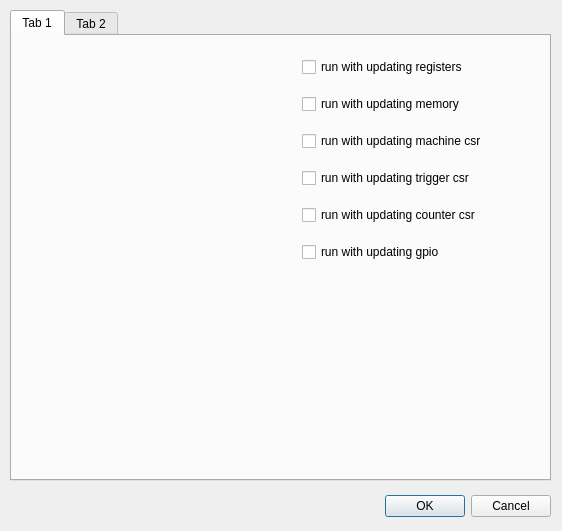
<?xml version="1.0" encoding="UTF-8"?>
<ui version="4.0">
 <class>Setting</class>
 <widget class="QDialog" name="Setting">
  <property name="geometry">
   <rect>
    <x>0</x>
    <y>0</y>
    <width>562</width>
    <height>531</height>
   </rect>
  </property>
  <property name="windowTitle">
   <string>Dialog</string>
  </property>
  <widget class="QDialogButtonBox" name="buttonBox">
   <property name="geometry">
    <rect>
     <x>210</x>
     <y>490</y>
     <width>341</width>
     <height>32</height>
    </rect>
   </property>
   <property name="orientation">
    <enum>Qt::Horizontal</enum>
   </property>
   <property name="standardButtons">
    <set>QDialogButtonBox::Cancel|QDialogButtonBox::Ok</set>
   </property>
  </widget>
  <widget class="QWidget" name="horizontalLayoutWidget">
   <property name="geometry">
    <rect>
     <x>10</x>
     <y>10</y>
     <width>541</width>
     <height>471</height>
    </rect>
   </property>
   <layout class="QHBoxLayout" name="horizontalLayout">
    <property name="sizeConstraint">
     <enum>QLayout::SetMinimumSize</enum>
    </property>
    <item>
     <widget class="QTabWidget" name="tabWidget">
      <property name="currentIndex">
       <number>0</number>
      </property>
      <widget class="QWidget" name="runsetting">
       <attribute name="title">
        <string>Tab 1</string>
       </attribute>
       <widget class="QWidget" name="verticalLayoutWidget">
        <property name="geometry">
         <rect>
          <x>290</x>
          <y>10</y>
          <width>237</width>
          <height>227</height>
         </rect>
        </property>
        <layout class="QVBoxLayout" name="verticalLayout">
         <item>
          <widget class="QCheckBox" name="checkBox">
           <property name="text">
            <string>run with updating registers</string>
           </property>
          </widget>
         </item>
         <item>
          <widget class="QCheckBox" name="checkBox_2">
           <property name="text">
            <string>run with updating memory</string>
           </property>
          </widget>
         </item>
         <item>
          <widget class="QCheckBox" name="checkBox_3">
           <property name="text">
            <string>run with updating machine csr</string>
           </property>
          </widget>
         </item>
         <item>
          <widget class="QCheckBox" name="checkBox_4">
           <property name="text">
            <string>run with updating trigger csr</string>
           </property>
          </widget>
         </item>
         <item>
          <widget class="QCheckBox" name="checkBox_5">
           <property name="text">
            <string>run with updating counter csr</string>
           </property>
          </widget>
         </item>
         <item>
          <widget class="QCheckBox" name="checkBox_6">
           <property name="text">
            <string>run with updating gpio</string>
           </property>
          </widget>
         </item>
        </layout>
       </widget>
      </widget>
      <widget class="QWidget" name="tab_2">
       <attribute name="title">
        <string>Tab 2</string>
       </attribute>
      </widget>
     </widget>
    </item>
   </layout>
  </widget>
 </widget>
 <resources/>
 <connections>
  <connection>
   <sender>buttonBox</sender>
   <signal>accepted()</signal>
   <receiver>Setting</receiver>
   <slot>accept()</slot>
   <hints>
    <hint type="sourcelabel">
     <x>248</x>
     <y>254</y>
    </hint>
    <hint type="destinationlabel">
     <x>157</x>
     <y>274</y>
    </hint>
   </hints>
  </connection>
  <connection>
   <sender>buttonBox</sender>
   <signal>rejected()</signal>
   <receiver>Setting</receiver>
   <slot>reject()</slot>
   <hints>
    <hint type="sourcelabel">
     <x>316</x>
     <y>260</y>
    </hint>
    <hint type="destinationlabel">
     <x>286</x>
     <y>274</y>
    </hint>
   </hints>
  </connection>
 </connections>
</ui>
